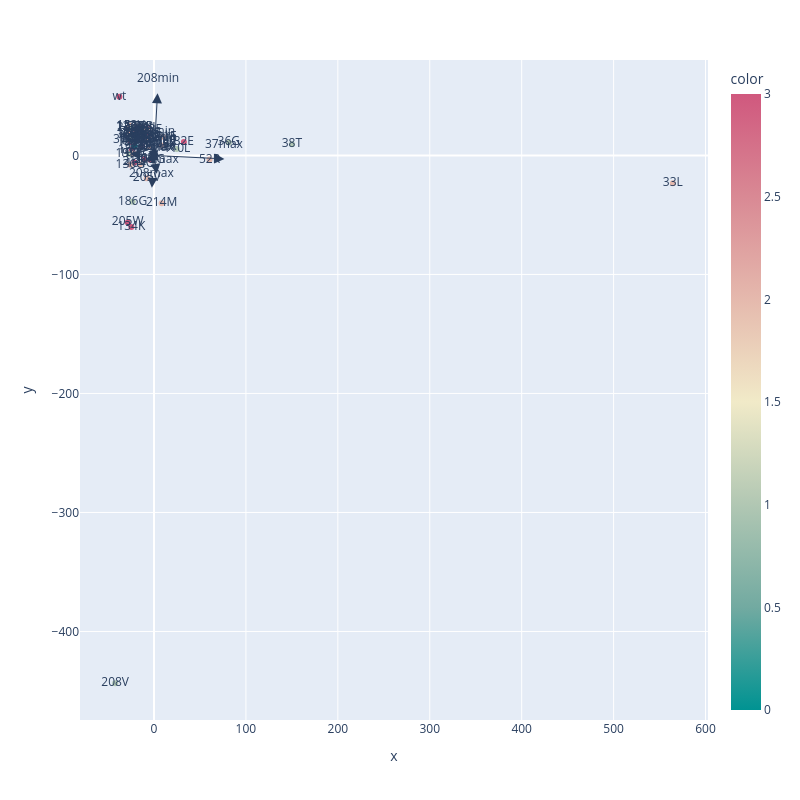

The notebook cell this image was saved under:
### Code cell
pca = PCA(n_components=2, svd_solver="randomized")
pca.fit(change_mat_predict)


projected_mean_embeddings = pca.transform(change_mat_predict)

loadings = pca.components_.T * np.sqrt(pca.explained_variance_)
features = selected_loci_acc
#nummut=list(df['adj_mean'])
changetype =[changedict[x]['change'] for x in changedict.keys()]
acc=[changedict[x]['diffsub'] for x in changedict.keys()]
#acc=list(generatesubloc.keys())

# x and y given as array_like objects
import plotly.express as px
fig = px.scatter(x=projected_mean_embeddings[:,0], y=projected_mean_embeddings[:,1],
                 color_continuous_scale=px.colors.diverging.Tealrose,text=acc,color=changetype,
                width=800, height=800)

for i, feature in enumerate(features):
    fig.add_annotation(
        ax=0, ay=0,
        axref="x", ayref="y",
        x=loadings[i, 0],
        y=loadings[i, 1],
        showarrow=True,
        arrowsize=2,
        arrowhead=2,
        xanchor="right",
        yanchor="top"
    )
    fig.add_annotation(
        x=loadings[i, 0],
        y=loadings[i, 1],
        ax=0, ay=0,
        xanchor="center",
        yanchor="bottom",
        text=feature,
        yshift=5,
    )

fig.show()

### Figure 1 — Plotly figure (JSON) as saved in the notebook; plotly's stock layout.template omitted (floating-point values rounded to 4 significant figures)
{"data": [{"hovertemplate": "x=%{x}<br>y=%{y}<br>text=%{text}<br>color=%{marker.color}<extra></extra>", "legendgroup": "", "marker": {"color": [3, 2, 3, 1, 2, 1, 2, 2, 2, 1, 2, 2, 2, 1, 3, 3, 2, 3, 2, 3, 3, 3, 1, 3, 2, 2, 0, 1, 3, 3, 3, 3, 1, 2, 3, 2, 3, 1, 1, 2, 2, 2, 3, 1, 2, 2, 2, 2, 1, 2, 2, 3, 1, 3, 1, 2, 2, 3], "coloraxis": "coloraxis", "symbol": "circle"}, "mode": "markers+text", "name": "", "orientation": "v", "showlegend": false, "text": ["215I", "136G", "183P", "186G", "18I", "38T", "52R", "175F", "103E", "148P", "106A", "122P", "122T", "196Q", "57D", "134K", "214M", "102P", "33L", "56Q", "56R", "173S", "139L", "14L", "153V", "46L", "92A", "110L", "111G", "32E", "129T", "190V", "169V", "205V", "205W", "220D", "25R", "208V", "118A", "3I", "58P", "164G", "59K", "72G", "176T", "191E", "234A", "243A", "36G", "89G", "97D", "97N", "229M", "29N", "117L", "15A", "224L", "wt"], "type": "scatter", "x": [-21.29, -25.88, -24.05, -23.32, -24.58, 150.1, 60.43, 8.407, -6.013, -7.546, -5.893, -22.52, -26.89, -20.58, -16.53, -24.64, 8.362, -23.02, 564.4, -21.2, -10.7, -7.035, -27.2, -5.895, -25.38, -5.895, -21.12, 24.83, -3.961, 32.47, -25.19, -13.36, -23.93, -7.928, -28.59, -19.21, -12.34, -42.26, -24.35, -7.601, -18.39, -15.33, -21.04, -23.61, -26.03, 9.757, -8.291, -15.81, 81.38, -5.68, -22.38, -24.43, -23.56, -21.55, -25.07, -22.6, -22.85, -37.63], "xaxis": "x", "y": [-5.922, -7.835, 4.737, -38.89, 20.24, 9.339, -3.467, 8.394, 21.32, 15.24, 7.328, 15.71, 23.75, 12.39, 19.61, -60.22, -40.09, 2.317, -23.46, 17.34, -3.076, 19.18, 1.169, 23.19, 24.93, 20.9, 8.064, 5.486, -3.559, 11.29, 11.23, 7.761, 12.28, -19.09, -56.31, 13.45, 23.61, -443.5, 16.83, 22.08, 24.18, -7.407, 22.85, 19.91, 18.85, 15.55, 14.27, 16.25, 10.92, 14.72, 1.416, 14.01, 23.09, 18.49, 14.69, 17.4, 17.73, 49.31], "yaxis": "y"}], "layout": {"annotations": [{"arrowhead": 2, "arrowsize": 2, "ax": 0, "axref": "x", "ay": 0, "ayref": "y", "showarrow": true, "x": 76.59, "xanchor": "right", "y": -2.917, "yanchor": "top"}, {"ax": 0, "ay": 0, "text": "37max", "x": 76.59, "xanchor": "center", "y": -2.917, "yanchor": "bottom", "yshift": 5}, {"arrowhead": 2, "arrowsize": 2, "ax": 0, "axref": "x", "ay": 0, "ayref": "y", "showarrow": true, "x": -0.6922, "xanchor": "right", "y": -1.842, "yanchor": "top"}, {"ax": 0, "ay": 0, "text": "170max", "x": -0.6922, "xanchor": "center", "y": -1.842, "yanchor": "bottom", "yshift": 5}, {"arrowhead": 2, "arrowsize": 2, "ax": 0, "axref": "x", "ay": 0, "ayref": "y", "showarrow": true, "x": -2.7, "xanchor": "right", "y": -5.794, "yanchor": "top"}, {"ax": 0, "ay": 0, "text": "133max", "x": -2.7, "xanchor": "center", "y": -5.794, "yanchor": "bottom", "yshift": 5}, {"arrowhead": 2, "arrowsize": 2, "ax": 0, "axref": "x", "ay": 0, "ayref": "y", "showarrow": true, "x": 3.052, "xanchor": "right", "y": -15.44, "yanchor": "top"}, {"ax": 0, "ay": 0, "text": "200max", "x": 3.052, "xanchor": "center", "y": -15.44, "yanchor": "bottom", "yshift": 5}, {"arrowhead": 2, "arrowsize": 2, "ax": 0, "axref": "x", "ay": 0, "ayref": "y", "showarrow": true, "x": -2.294, "xanchor": "right", "y": -27.16, "yanchor": "top"}, {"ax": 0, "ay": 0, "text": "208max", "x": -2.294, "xanchor": "center", "y": -27.16, "yanchor": "bottom", "yshift": 5}, {"arrowhead": 2, "arrowsize": 2, "ax": 0, "axref": "x", "ay": 0, "ayref": "y", "showarrow": true, "x": -1.778, "xanchor": "right", "y": -4.717, "yanchor": "top"}, {"ax": 0, "ay": 0, "text": "132max", "x": -1.778, "xanchor": "center", "y": -4.717, "yanchor": "bottom", "yshift": 5}, {"arrowhead": 2, "arrowsize": 2, "ax": 0, "axref": "x", "ay": 0, "ayref": "y", "showarrow": true, "x": -0.6092, "xanchor": "right", "y": -1.221, "yanchor": "top"}, {"ax": 0, "ay": 0, "text": "178max", "x": -0.6092, "xanchor": "center", "y": -1.221, "yanchor": "bottom", "yshift": 5}, {"arrowhead": 2, "arrowsize": 2, "ax": 0, "axref": "x", "ay": 0, "ayref": "y", "showarrow": true, "x": 0.673, "xanchor": "right", "y": -4.345, "yanchor": "top"}, {"ax": 0, "ay": 0, "text": "198max", "x": 0.673, "xanchor": "center", "y": -4.345, "yanchor": "bottom", "yshift": 5}, {"arrowhead": 2, "arrowsize": 2, "ax": 0, "axref": "x", "ay": 0, "ayref": "y", "showarrow": true, "x": -25.67, "xanchor": "right", "y": 1.146, "yanchor": "top"}, {"ax": 0, "ay": 0, "text": "37min", "x": -25.67, "xanchor": "center", "y": 1.146, "yanchor": "bottom", "yshift": 5}, {"arrowhead": 2, "arrowsize": 2, "ax": 0, "axref": "x", "ay": 0, "ayref": "y", "showarrow": true, "x": 0.8547, "xanchor": "right", "y": 0.9529, "yanchor": "top"}, {"ax": 0, "ay": 0, "text": "170min", "x": 0.8547, "xanchor": "center", "y": 0.9529, "yanchor": "bottom", "yshift": 5}, {"arrowhead": 2, "arrowsize": 2, "ax": 0, "axref": "x", "ay": 0, "ayref": "y", "showarrow": true, "x": 1.572, "xanchor": "right", "y": 1.511, "yanchor": "top"}, {"ax": 0, "ay": 0, "text": "133min", "x": 1.572, "xanchor": "center", "y": 1.511, "yanchor": "bottom", "yshift": 5}, {"arrowhead": 2, "arrowsize": 2, "ax": 0, "axref": "x", "ay": 0, "ayref": "y", "showarrow": true, "x": -0.007531, "xanchor": "right", "y": 8.05, "yanchor": "top"}, {"ax": 0, "ay": 0, "text": "200min", "x": -0.007531, "xanchor": "center", "y": 8.05, "yanchor": "bottom", "yshift": 5}, {"arrowhead": 2, "arrowsize": 2, "ax": 0, "axref": "x", "ay": 0, "ayref": "y", "showarrow": true, "x": 3.865, "xanchor": "right", "y": 52.23, "yanchor": "top"}, {"ax": 0, "ay": 0, "text": "208min", "x": 3.865, "xanchor": "center", "y": 52.23, "yanchor": "bottom", "yshift": 5}, {"arrowhead": 2, "arrowsize": 2, "ax": 0, "axref": "x", "ay": 0, "ayref": "y", "showarrow": true, "x": 1.56, "xanchor": "right", "y": 2.318, "yanchor": "top"}, {"ax": 0, "ay": 0, "text": "132min", "x": 1.56, "xanchor": "center", "y": 2.318, "yanchor": "bottom", "yshift": 5}, {"arrowhead": 2, "arrowsize": 2, "ax": 0, "axref": "x", "ay": 0, "ayref": "y", "showarrow": true, "x": 2.072, "xanchor": "right", "y": 2.515, "yanchor": "top"}, {"ax": 0, "ay": 0, "text": "178min", "x": 2.072, "xanchor": "center", "y": 2.515, "yanchor": "bottom", "yshift": 5}, {"arrowhead": 2, "arrowsize": 2, "ax": 0, "axref": "x", "ay": 0, "ayref": "y", "showarrow": true, "x": 0.153, "xanchor": "right", "y": 4.565, "yanchor": "top"}, {"ax": 0, "ay": 0, "text": "198min", "x": 0.153, "xanchor": "center", "y": 4.565, "yanchor": "bottom", "yshift": 5}], "coloraxis": {"colorbar": {"title": {"text": "color"}}, "colorscale": [[0, "rgb(0, 147, 146)"], [0.1667, "rgb(114, 170, 161)"], [0.3333, "rgb(177, 199, 179)"], [0.5, "rgb(241, 234, 200)"], [0.6667, "rgb(229, 185, 173)"], [0.8333, "rgb(217, 137, 148)"], [1, "rgb(208, 88, 126)"]]}, "height": 800, "legend": {"tracegroupgap": 0}, "margin": {"t": 60}, "width": 800, "xaxis": {"anchor": "y", "domain": [0, 1], "title": {"text": "x"}}, "yaxis": {"anchor": "x", "domain": [0, 1], "title": {"text": "y"}}}}
